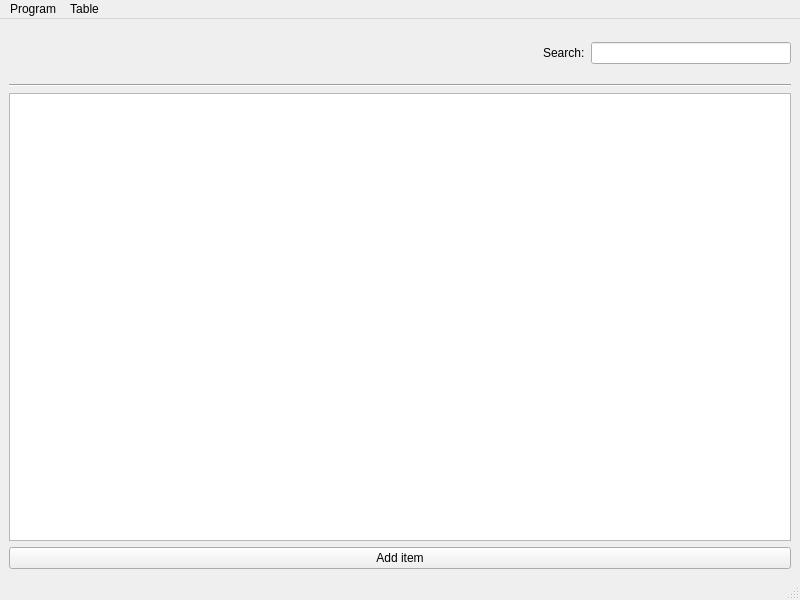
<?xml version="1.0" encoding="UTF-8"?>
<ui version="4.0">
 <class>MainWindow</class>
 <widget class="QMainWindow" name="MainWindow">
  <property name="geometry">
   <rect>
    <x>0</x>
    <y>0</y>
    <width>800</width>
    <height>600</height>
   </rect>
  </property>
  <property name="minimumSize">
   <size>
    <width>640</width>
    <height>360</height>
   </size>
  </property>
  <property name="windowTitle">
   <string>GameDB</string>
  </property>
  <widget class="QWidget" name="centralwidget">
   <layout class="QVBoxLayout" name="verticalLayout_3">
    <item>
     <layout class="QHBoxLayout" name="horizontalLayout_2">
      <item>
       <widget class="QLabel" name="logoLabel">
        <property name="sizePolicy">
         <sizepolicy hsizetype="Preferred" vsizetype="Preferred">
          <horstretch>0</horstretch>
          <verstretch>0</verstretch>
         </sizepolicy>
        </property>
        <property name="minimumSize">
         <size>
          <width>50</width>
          <height>50</height>
         </size>
        </property>
        <property name="maximumSize">
         <size>
          <width>300</width>
          <height>100</height>
         </size>
        </property>
        <property name="font">
         <font>
          <pointsize>20</pointsize>
          <bold>true</bold>
         </font>
        </property>
        <property name="text">
         <string/>
        </property>
        <property name="pixmap">
         <pixmap resource="resources.qrc">:/GameDBLogo.png</pixmap>
        </property>
        <property name="scaledContents">
         <bool>true</bool>
        </property>
        <property name="alignment">
         <set>Qt::AlignLeading|Qt::AlignLeft|Qt::AlignVCenter</set>
        </property>
       </widget>
      </item>
      <item>
       <spacer name="horizontalSpacer">
        <property name="orientation">
         <enum>Qt::Horizontal</enum>
        </property>
        <property name="sizeHint" stdset="0">
         <size>
          <width>40</width>
          <height>20</height>
         </size>
        </property>
       </spacer>
      </item>
      <item>
       <widget class="QLabel" name="label">
        <property name="text">
         <string>Search:</string>
        </property>
       </widget>
      </item>
      <item>
       <widget class="QLineEdit" name="searchLE">
        <property name="maximumSize">
         <size>
          <width>200</width>
          <height>16777215</height>
         </size>
        </property>
        <property name="placeholderText">
         <string/>
        </property>
       </widget>
      </item>
     </layout>
    </item>
    <item>
     <widget class="Line" name="line">
      <property name="orientation">
       <enum>Qt::Horizontal</enum>
      </property>
     </widget>
    </item>
    <item>
     <layout class="QHBoxLayout" name="horizontalLayout_4">
      <item>
       <widget class="QTableWidget" name="mainTable">
        <property name="font">
         <font>
          <pointsize>12</pointsize>
         </font>
        </property>
        <property name="editTriggers">
         <set>QAbstractItemView::NoEditTriggers</set>
        </property>
        <property name="tabKeyNavigation">
         <bool>false</bool>
        </property>
        <property name="showDropIndicator" stdset="0">
         <bool>false</bool>
        </property>
        <property name="dragEnabled">
         <bool>false</bool>
        </property>
        <property name="dragDropOverwriteMode">
         <bool>false</bool>
        </property>
        <property name="selectionMode">
         <enum>QAbstractItemView::SingleSelection</enum>
        </property>
        <property name="selectionBehavior">
         <enum>QAbstractItemView::SelectRows</enum>
        </property>
        <property name="showGrid">
         <bool>false</bool>
        </property>
        <property name="gridStyle">
         <enum>Qt::SolidLine</enum>
        </property>
        <property name="sortingEnabled">
         <bool>true</bool>
        </property>
        <property name="cornerButtonEnabled">
         <bool>true</bool>
        </property>
       </widget>
      </item>
     </layout>
    </item>
    <item>
     <layout class="QHBoxLayout" name="horizontalLayout">
      <item>
       <widget class="QPushButton" name="addButton">
        <property name="text">
         <string>Add item</string>
        </property>
       </widget>
      </item>
     </layout>
    </item>
   </layout>
  </widget>
  <widget class="QMenuBar" name="menubar">
   <property name="geometry">
    <rect>
     <x>0</x>
     <y>0</y>
     <width>800</width>
     <height>21</height>
    </rect>
   </property>
   <widget class="QMenu" name="menuProgram">
    <property name="title">
     <string>Program</string>
    </property>
    <addaction name="actionAbout"/>
    <addaction name="separator"/>
    <addaction name="actionQuit"/>
   </widget>
   <widget class="QMenu" name="menuTable">
    <property name="title">
     <string>Table</string>
    </property>
    <addaction name="actionAdd"/>
    <addaction name="actionRemove"/>
   </widget>
   <addaction name="menuProgram"/>
   <addaction name="menuTable"/>
  </widget>
  <widget class="QStatusBar" name="statusbar"/>
  <action name="actionAbout">
   <property name="enabled">
    <bool>true</bool>
   </property>
   <property name="text">
    <string>About</string>
   </property>
  </action>
  <action name="actionSave">
   <property name="enabled">
    <bool>false</bool>
   </property>
   <property name="text">
    <string>Save</string>
   </property>
   <property name="shortcut">
    <string>Ctrl+S</string>
   </property>
  </action>
  <action name="actionClose">
   <property name="text">
    <string>Close</string>
   </property>
  </action>
  <action name="actionAdd">
   <property name="text">
    <string>Add item</string>
   </property>
   <property name="shortcut">
    <string>Ctrl+A</string>
   </property>
  </action>
  <action name="actionRemove">
   <property name="text">
    <string>Remove item</string>
   </property>
   <property name="shortcut">
    <string>Ctrl+D</string>
   </property>
  </action>
  <action name="actionQuit">
   <property name="enabled">
    <bool>true</bool>
   </property>
   <property name="text">
    <string>Quit</string>
   </property>
   <property name="shortcut">
    <string>Ctrl+Q</string>
   </property>
  </action>
 </widget>
 <resources>
  <include location="resources.qrc"/>
 </resources>
 <connections/>
</ui>
